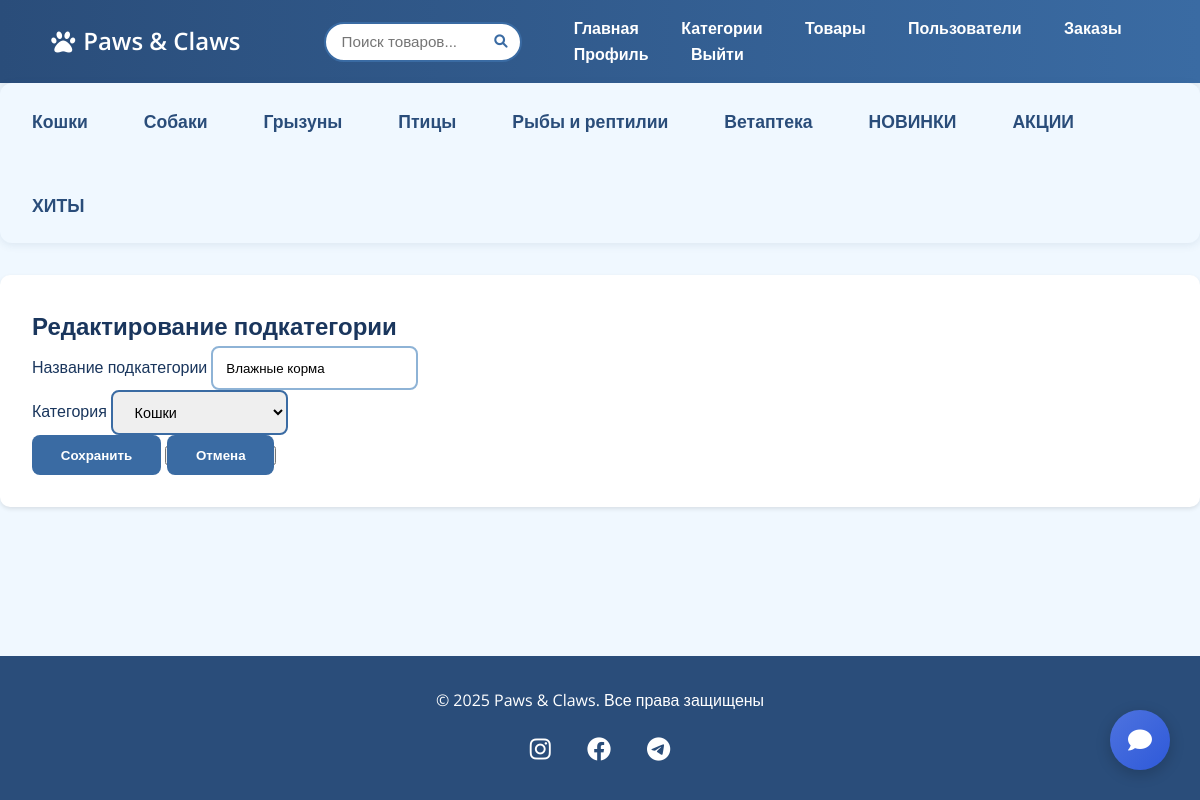
/admin/subcategory/edit/2 (signed in), run on the app's committed database.
### app.py (models this page shows)
class Category(db.Model):
    id = db.Column(db.Integer, primary_key=True)
    name = db.Column(db.String(50), unique=True, nullable=False)
    subcategories = db.relationship('SubCategory', backref='category', cascade='all, delete-orphan')
    products = db.relationship('Product', backref='category', lazy=True)

class SubCategory(db.Model):
    id = db.Column(db.Integer, primary_key=True)
    name = db.Column(db.String(50), nullable=False)
    category_id = db.Column(db.Integer, db.ForeignKey('category.id'), nullable=False)

### app.py (the view, shortened to what this page needs)
@app.route('/admin/subcategory/edit/<int:id>', methods=['GET', 'POST'])
def admin_edit_subcategory(id):
    if not is_admin():
        abort(403)
    subcategory = SubCategory.query.get_or_404(id)
    form = SubCategoryForm(obj=subcategory)
    form.category_id.choices = [(c.id, c.name) for c in Category.query.all()]
    return render_template(
        'admin/edit_subcategory.html',
        form=form,
        subcategory=subcategory
    )

### app.py
class SubCategoryForm(FlaskForm):
    name = StringField('Название подкатегории', validators=[DataRequired()])
    category_id = SelectField('Категория', coerce=int, validators=[DataRequired()])
    submit = SubmitField('Создать')

### app.py (called while the page is built)
def is_admin():
    if 'user_id' not in session:
        return False
    user = User.query.get(session['user_id'])
    return user and user.is_admin

@app.context_processor
def inject_user():
    user = None
    if 'user_id' in session:
        user = User.query.get(session['user_id'])
    return dict(current_user=user)

@app.context_processor
def inject_categories():
    categories = Category.query.options(
        db.joinedload(Category.subcategories)
    ).all()
    return dict(categories=categories)

@app.context_processor
def inject_cart_count():
    cart_count = 0
    if 'user_id' in session:
        cart_items = Cart.query.filter_by(user_id=session['user_id']).all()
        cart_count = sum(item.quantity for item in cart_items)  # Сумма количеств
    return dict(cart_count=cart_count)

### templates/admin/edit_subcategory.html (shortened to what this page needs)
{% extends 'base.html' %}
{% block content %}
<div class="admin-container" xmlns="http://www.w3.org/1999/html">
    <h2>Редактирование подкатегории</h2>
    <form method="POST">
        <div class="form-group mb-3">
            {{ form.name.label }}
            {{ form.name(class="form-control") }}
        </div>
        <div class="form-group mb-3">
            {{ form.category_id.label }}
            {{ form.category_id(class="form-select") }}
        </div>
        <button type="submit" class="btn btn-primary">Сохранить</button>
        <button>
        <a href="{{ url_for('admin_categories') }}"  class="btn btn-primary"> Отмена </a>
        </button>
    </form>
</div>
{% endblock %}

### templates/base.html (shortened to what this page needs)
<!DOCTYPE html>
<html lang="ru">
<head>
    <link rel="stylesheet" href="{{ url_for('static', filename='css/style.css') }}">
    <link rel="stylesheet" href="https://cdnjs.cloudflare.com/ajax/libs/font-awesome/6.0.0/css/all.min.css">
</head>
<body>
    <nav class="navbar">
        <div class="container">
            <a href="{{ url_for('index') }}" class="logo">
                <i class="fas fa-paw"></i> Paws & Claws
            </a>
            <div class="search-container">
                <form action="{{ url_for('search') }}" method="GET">
                    <div class="search-box">
                        <input type="text"
                               name="q"
                               placeholder="Поиск товаров..."
                               value="{{ request.args.get('q', '') }}"
                               autocomplete="off">
                        <button type="submit">
                            <i class="fas fa-search"></i>
                        </button>
                    </div>
                </form>
            </div>
            <div class="nav-links">
                <a href="{{ url_for('index') }}">Главная</a>
                {% if current_user and current_user.is_admin %}
                <a href="{{ url_for('admin_categories') }}">Категории</a>
                <a href="{{ url_for('admin_products') }}">Товары</a>
                <a href="{{ url_for('admin_users') }}">Пользователи</a>
                <a href="{{ url_for('admin_orders') }}">Заказы</a>
            {% endif %}
                 {% if current_user %}
                    <a href="{{ url_for('profile') }}">Профиль</a>
                    <a href="{{ url_for('logout') }}">Выйти</a>
                {% else %}
                    <a href="{{ url_for('login') }}">Войти</a>
                    <a href="{{ url_for('register') }}">Регистрация</a>
                {% endif %}
            </div>
        </div>
    </nav>
    <section class="categories-list">
    {% for category in categories %}
        <li class="category-item">
            <a href="{{ url_for('index', category=category.id) }}" class="category-link has-submenu">{{ category.name }}</a>
        </li>
    {% endfor %}
    </section>
    <main class="container">
        {% block content %}{% endblock %}
    </main>
    {% if current_user %}
        <a href="
        {% if current_user.is_admin %}
        {{ url_for('admin_support') }}
        {% else %}
        {{ url_for('support') }}
        {% endif %}"
           class="floating-chat-btn"
           id="chat-button">
            <i class="fas fa-comment"></i>
        </a>
    {% endif %}
    <footer class="footer">
        <div class="container text-center">
            <p>© 2025 Paws & Claws. Все права защищены</p>
            <div class="social-links">
                <a href="#"><i class="fab fa-instagram"></i></a>
                <a href="#"><i class="fab fa-facebook"></i></a>
                <a href="#"><i class="fab fa-telegram"></i></a>
            </div>
        </div>
    </footer>
</body>
</html>

### static/css/style.css (style rules this page uses)
:root { --primary-dark: #2A4D7A; --primary-medium: #3A6BA3; --primary-light: #8EB3D6; --accent-blue: #C5E0F9; --background: #F0F8FF; --text-dark: #1A365D; --text-light: #FFFFFF; }
* { margin: 0; padding: 0; box-sizing: border-box; }
body { font-family: 'Open Sans', sans-serif; background-color: var(--background); color: var(--text-dark); line-height: 1.6; min-height: 100vh; display: flex; flex-direction: column; }
.navbar { background: linear-gradient(to right, var(--primary-dark), var(--primary-medium)); padding: 1rem 2rem; box-shadow: 0 2px 15px rgba(0,0,0,0.1); }
.navbar a { color: var(--text-light) !important; text-decoration: none; margin: 0 1.2rem; transition: all 0.3s ease; font-weight: 600; }
.logo { font-size: 1.5rem; display: flex; align-items: center; gap: 0.5rem; }
.logo .fa-paw { animation: float 3s ease-in-out infinite; }
.btn-primary { background: var(--primary-medium); color: var(--text-light); border: none; padding: 0.8rem 1.8rem; border-radius: 8px; transition: all 0.3s ease; font-weight: 600; }
.categories-list { display: flex; gap: 1.5rem; flex-wrap: wrap; align-items: center; margin: 0; padding: 0.5rem 1rem; background: var(--background); border-radius: 12px; box-shadow: 0 2px 8px rgba(42,77,122,0.1); list-style: none; }
.category-link { color: var(--primary-dark); text-decoration: none; font-size: 1.1rem; font-weight: 600; padding: 0.5rem 1rem; display: flex; align-items: center; gap: 0.5rem; border-radius: 8px; transition: all 0.3s ease; }
.category-link::after { content: ''; position: absolute; bottom: 0; left: 12px; width: calc(100% - 12px); height: 2px; background: #3A6BA3; transform: scaleX(0); transition: transform 0.3s ease; }
.category-item { position: relative; padding: 0.5rem 0; transition: all 0.3s ease; }
.category-link.has-submenu::after { content: "\f078"; font-family: "Font Awesome 5 Free"; font-weight: 900; font-size: 0.8rem; transition: transform 0.3s ease; }
.form-control { border: 2px solid var(--primary-light); border-radius: 8px; padding: 0.8rem; transition: all 0.3s ease; }
.footer { background: var(--primary-dark); color: var(--text-light); margin-top: auto; padding: 2rem 0; text-align: center; }
.social-links { margin-top: 1rem; }
.social-links a { color: white; margin: 0 1rem; font-size: 1.5rem; transition: all 0.3s ease; }
.admin-container { max-width: 1200px; margin: 2rem auto; padding: 2rem; background: white; border-radius: 10px; box-shadow: 0 2px 4px rgba(0,0,0,0.1); }
.navbar .container { display: flex; align-items: center; gap: 2rem; }
.logo { flex-shrink: 0; }
.search-container { flex-grow: 1; max-width: 500px; margin-left: 2rem; position: relative; }
.search-box { position: relative; display: flex; align-items: center; }
.search-box input { width: 100%; padding: 0.6rem 1rem; padding-right: 2.5rem; border: 2px solid var(--primary-medium); border-radius: 25px; font-size: 0.95rem; }
.search-box button { position: absolute; right: 10px; background: none; border: none; color: var(--primary-medium); cursor: pointer; padding: 5px; }
.form-select { border: 2px solid var(--primary-medium); border-radius: 8px; transition: all 0.6s ease; padding: 0.7rem 1.1rem; font-size: 0.9rem; line-height: 1.5; min-height: 18px; }
a { text-decoration: none !important; color: var(--primary-medium); transition: all 0.3s; }
.floating-chat-btn { position: fixed; bottom: 30px; right: 30px; width: 60px; height: 60px; background: linear-gradient(135deg, #4e73df, #2e59d9); color: white; border-radius: 50%; display: flex; justify-content: center; align-items: center; box-shadow: 0 4px 15px rgba(0, 0, 0, 0.2); z-index: 1000; transition: all 0.3s ease; cursor: pointer; }
.floating-chat-btn i { font-size: 24px; }

### data on the page
Category: name "Кошки"
Category: name "Собаки"
Category: name "Грызуны"
Category: name "Птицы"
Category: name "Рыбы и рептилии"
Category: name "Ветаптека"
Category: name "НОВИНКИ"
Category: name "АКЦИИ"
Category: name "ХИТЫ"
SubCategory: name "Влажные корма", category_id "Кошки"
